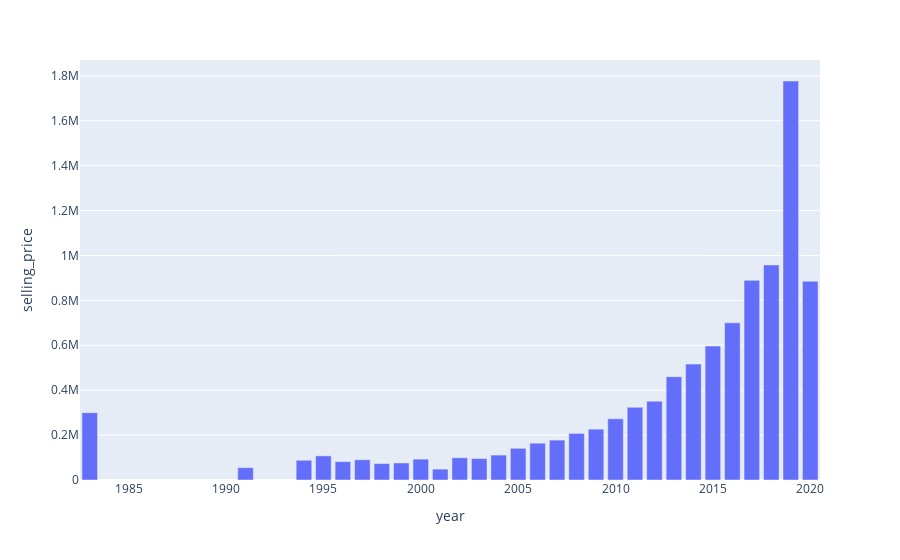

Here is the notebook cell this chart was saved with:
### Markdown cell above
3 - E o quanto a idade do carro influencia?

### Code cell
#scatterplot de preço x ano
mean_selling_price_by_year = car.groupby('year')['selling_price'].mean().reset_index()
fig = px.bar(mean_selling_price_by_year, x="year", y="selling_price")

fig.show()

### Figure 1 — Plotly figure (JSON) as saved in the notebook; plotly's stock layout.template omitted (floating-point values rounded to 4 significant figures)
{"data": [{"alignmentgroup": "True", "hovertemplate": "year=%{x}<br>selling_price=%{y}<extra></extra>", "legendgroup": "", "marker": {"color": "#636efa", "pattern": {"shape": ""}}, "name": "", "offsetgroup": "", "orientation": "v", "showlegend": false, "textposition": "auto", "type": "bar", "x": [1983, 1991, 1994, 1995, 1996, 1997, 1998, 1999, 2000, 2001, 2002, 2003, 2004, 2005, 2006, 2007, 2008, 2009, 2010, 2011, 2012, 2013, 2014, 2015, 2016, 2017, 2018, 2019, 2020], "xaxis": "x", "y": [300000, 55000, 88000, 107500, 81670.0, 90180.0, 73100, 75830.0, 93040.0, 48500.0, 99000.0, 95640.0, 111000.0, 141200.0, 163900.0, 177700.0, 207500.0, 226400.0, 272600.0, 323800.0, 351200.0, 460000.0, 516200.0, 596600.0, 699900.0, 889200.0, 957800.0, 1777000.0, 885300.0], "yaxis": "y"}], "layout": {"barmode": "relative", "legend": {"tracegroupgap": 0}, "margin": {"t": 60}, "xaxis": {"anchor": "y", "domain": [0, 1], "title": {"text": "year"}}, "yaxis": {"anchor": "x", "domain": [0, 1], "title": {"text": "selling_price"}}}}
